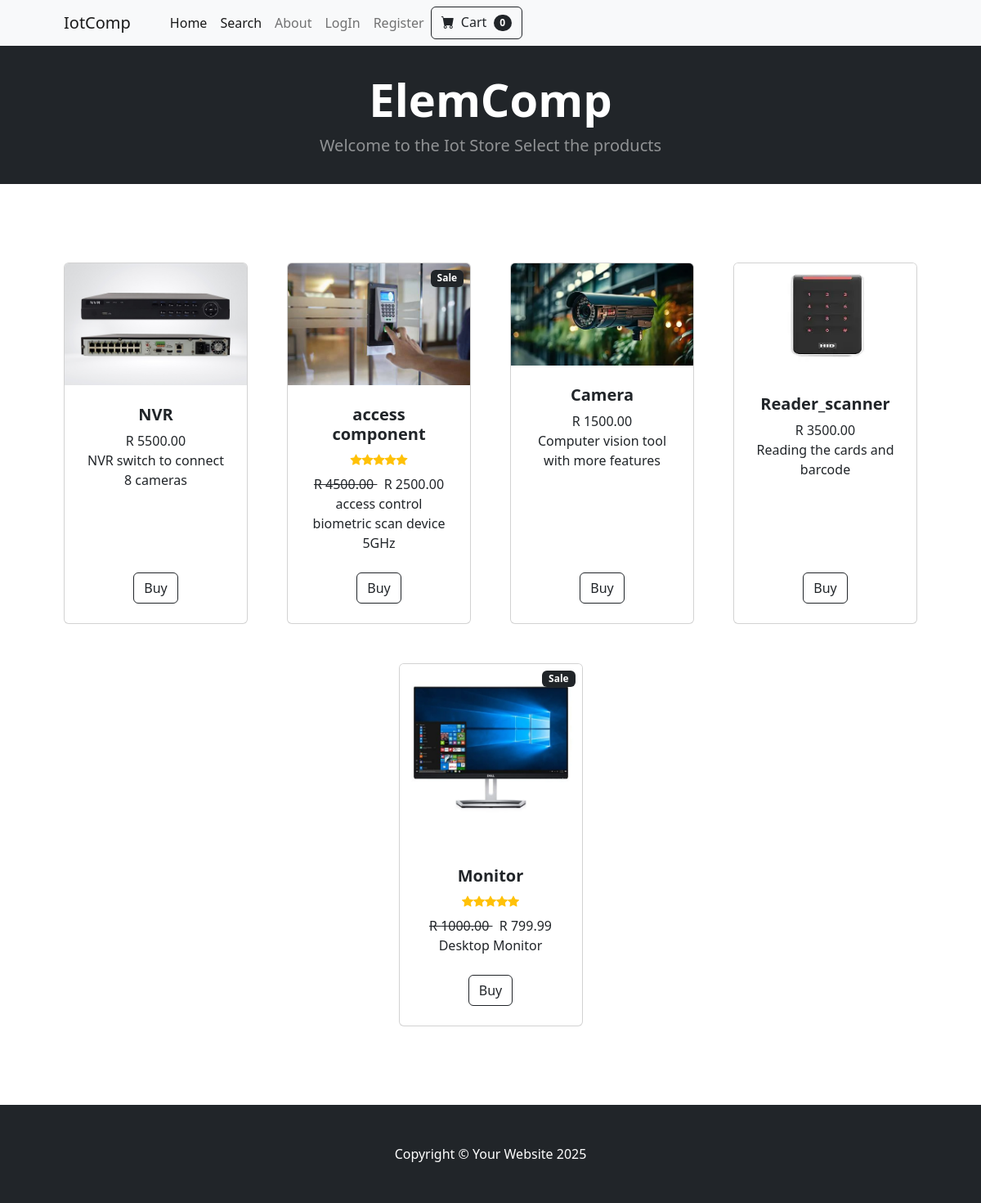
The page / on the database its author committed.
### store/models.py (models this page shows, shortened)
class Product(models.Model):
    name = models.CharField(max_length=100)
    price = models.DecimalField(default=0, decimal_places=2, max_digits=7)
    category = models.ForeignKey(Category, on_delete=models.CASCADE, default=1)
    description = models.CharField(max_length=250, default='', blank=True, null=True)
    image = models.ImageField(upload_to='uploads/product/')
    is_sale = models.BooleanField(default=False)
    sale_price = models.DecimalField(default=0, decimal_places=2, max_digits=6)

### store/views.py (the view)
# urls.py: path('', views.home, name='home'),
def home(request):
    products = Product.objects.all()
    return render(request, 'home.html', {'products':products})

### cart/cart.py (called while the page is built)
    def __len__(self):
        return len(self.cart)

### cart/context_processors.py (called while the page is built)
def cart(request):
    return {'cart': Cart(request)}

### store/templates/home.html
{% extends 'base.html' %}
{% load static %}
{% block content %}
        <header class="bg-dark py-3">
            <div class="container px-2 px-lg-3 my-3">
                <div class="text-center text-sm text-white">
                    <h1 class="display-4 fw-bolder">ElemComp</h1>
                    <p class="lead fw-normal font-sans text-white-50 mb-0">Welcome to the Iot Store Select the products</p>
                </div>
            </div>
        </header>
        <section class="py-5">
            <div class="container px-4 px-lg-5 mt-5">
               <div class="row gx-4 gx-lg-5 row-cols-2 row-cols-md-3 row-cols-xl-4 justify-content-center">
                    {% for product in products %}
                    {% if product.is_sale %}
                    <div class="col mb-5">
                        <div class="card h-100">
                            <div class="badge bg-dark text-white position-absolute" style="top: 0.5rem; right: 0.5rem">Sale</div>
                            <img class="card-img-top" src="{{ product.image.url }}" alt="..." />
                            <div class="card-body p-4">
                                <div class="text-center">
                                    <h5 class="fw-bolder">{{ product.name }}</h5>
                                     <div class="d-flex justify-content-center small text-warning mb-2">
                                        <div class="bi-star-fill"></div>
                                        <div class="bi-star-fill"></div>
                                        <div class="bi-star-fill"></div>
                                        <div class="bi-star-fill"></div>
                                        <div class="bi-star-fill"></div>
                                    </div>
                                     <strike>
                                        R {{ product.price }}
                                     </strike>
                                     &nbsp;
                                     R {{ product.sale_price }}
                                    <br/>
                                    {{ product.description }}
                                </div>
                            </div>
                            <div class="card-footer p-4 pt-0 border-top-0 bg-transparent">
                                <div class="text-center"><a class="btn btn-outline-dark mt-auto" href="{% url 'product' product.id %}">Buy </a></div>
                            </div>
                        </div>
                    </div>
                    {% else %}
                    <div class="col mb-5">
                        <div class="card h-100">
                            <img class="card-img-top" src="{{ product.image.url }}" alt="..." />
                            <div class="card-body p-4">
                                <div class="text-center">
                                    <h5 class="fw-bolder">{{ product.name }}</h5>
                                     R {{ product.price }}
                                    <br/>
                                    {{ product.description }}
                                </div>
                            </div>
                            <div class="card-footer p-4 pt-0 border-top-0 bg-transparent">
                                <div class="text-center"><a class="btn btn-outline-dark mt-auto" href="{% url 'product' product.id %}">Buy</a></div>
                            </div>
                        </div>
                    </div>
                    {% endif %}
                    {% endfor %}
                </div>
            </div>
        </section>
{% endblock %}

### store/templates/base.html (shortened to what this page needs)
{% load static %}
<!DOCTYPE html>
<html lang="en">
    <head>
        <link href="https://cdn.jsdelivr.net/npm/bootstrap-icons@1.5.0/font/bootstrap-icons.css" rel="stylesheet" />
        <link href="{% static 'css/styles.css' %}" rel="stylesheet" />
    </head>
    <body>
        {% include 'nav.html' %}
        {% block content %}
        {% endblock %}
        <footer class="py-5 bg-dark">
            <div class="container"><p class="m-0 text-center text-white">Copyright &copy; Your Website 2025</p></div>
        </footer>
    </body>
</html>

### store/templates/nav.html (shortened to what this page needs)
        <nav class="navbar navbar-expand-lg navbar-light bg-light">
            <div class="container px-4 px-lg-5">
                <a class="navbar-brand" href="{% url 'home' %}">IotComp</a>
                <div class="collapse navbar-collapse" id="navbarSupportedContent">
                    <ul class="navbar-nav me-auto mb-2 mb-lg-0 ms-lg-4">
                        <li class="nav-item"><a class="nav-link active" aria-current="page" href="{% url 'home' %}">Home</a></li>
                        <li class="nav-item"><a class="nav-link active" aria-current="page" href="{% url 'search' %}">Search</a></li>
                        <li class="nav-item"><a class="nav-link" href="{% url 'about' %}">About</a></li>
                        {% if user.is_authenticated %}
                      <li class="nav-item dropdown">
                            <a class="nav-link dropdown-toggle" id="navbarDropdown" href="#" role="button" data-bs-toggle="dropdown" aria-expanded="false">Profile</a>
                            <ul class="dropdown-menu" aria-labelledby="navbarDropdown">
                                <li><a class="dropdown-item" href="{% url 'update_user' %}">User Profile</a></li>
                                <li><hr class="dropdown-divider" /></li>
                                <li><a class="dropdown-item" href="{% url 'update_info' %}">User info</a></li>
                               </ul>
                        </li>
                        <li class="nav-item"><a class="nav-link" href="{% url 'logout' %}">Logout</a></li>
                        <li class="nav-item dropdown">
                            <a class="nav-link dropdown-toggle" id="navbarDropdown" href="#" role="button" data-bs-toggle="dropdown" aria-expanded="false">Categories</a>
                            <ul class="dropdown-menu" aria-labelledby="navbarDropdown">
                                <li><a class="dropdown-item" href="{% url 'category_summary' %}">All Products</a></li>
                                <li><hr class="dropdown-divider" /></li>
                                <li><a class="dropdown-item" href="{% url 'category' 'Switch NVR' %}">Switch-NVR</a></li>
                                <li><a class="dropdown-item" href="{% url 'category' 'Camera Doom' %}">Camera-Doom</a></li>
                                <li><a class="dropdown-item" href="{% url 'category' 'Screen Monitor' %}">Screen-Monitor</a></li>
                            </ul>
                        </li>
                    </ul>
                        {% else %}
                        <li class="nav-item"><a class="nav-link" href="{% url 'login' %}">LogIn</a></li>
                        <li class="nav-item"><a class="nav-link" href="{% url 'register' %}">Register</a></li>
                            {% endif %}
                    <form class="d-flex">
                        <a href="{% url 'cart_summary' %}" class="btn btn-outline-dark">
                            <i class="bi-cart-fill me-1"></i>
                            Cart
                            <span class="badge bg-dark text-white ms-1 rounded-pill" id="cart_quantity">
                                {{ cart|length }}
                            </span>
                        </a>
                    </form>
                </div>
            </div>
        </nav>

### rows shown on the page
Product: image (picture), name "NVR", price "5500.00", description "NVR switch to connect 8 cameras"
Product: image (picture), name "access component", price "4500.00", sale_price "2500.00", description "access control biometric scan device 5GHz"
Product: image (picture), name "Camera", price "1500.00", description "Computer vision tool with more features"
Product: image (picture), name "Reader_scanner", price "3500.00", description "Reading the cards and barcode"
Product: image (picture), name "Monitor", price "1000.00", sale_price "799.99", description "Desktop Monitor"

### other values the page prints
{{ cart|length }} "0"
